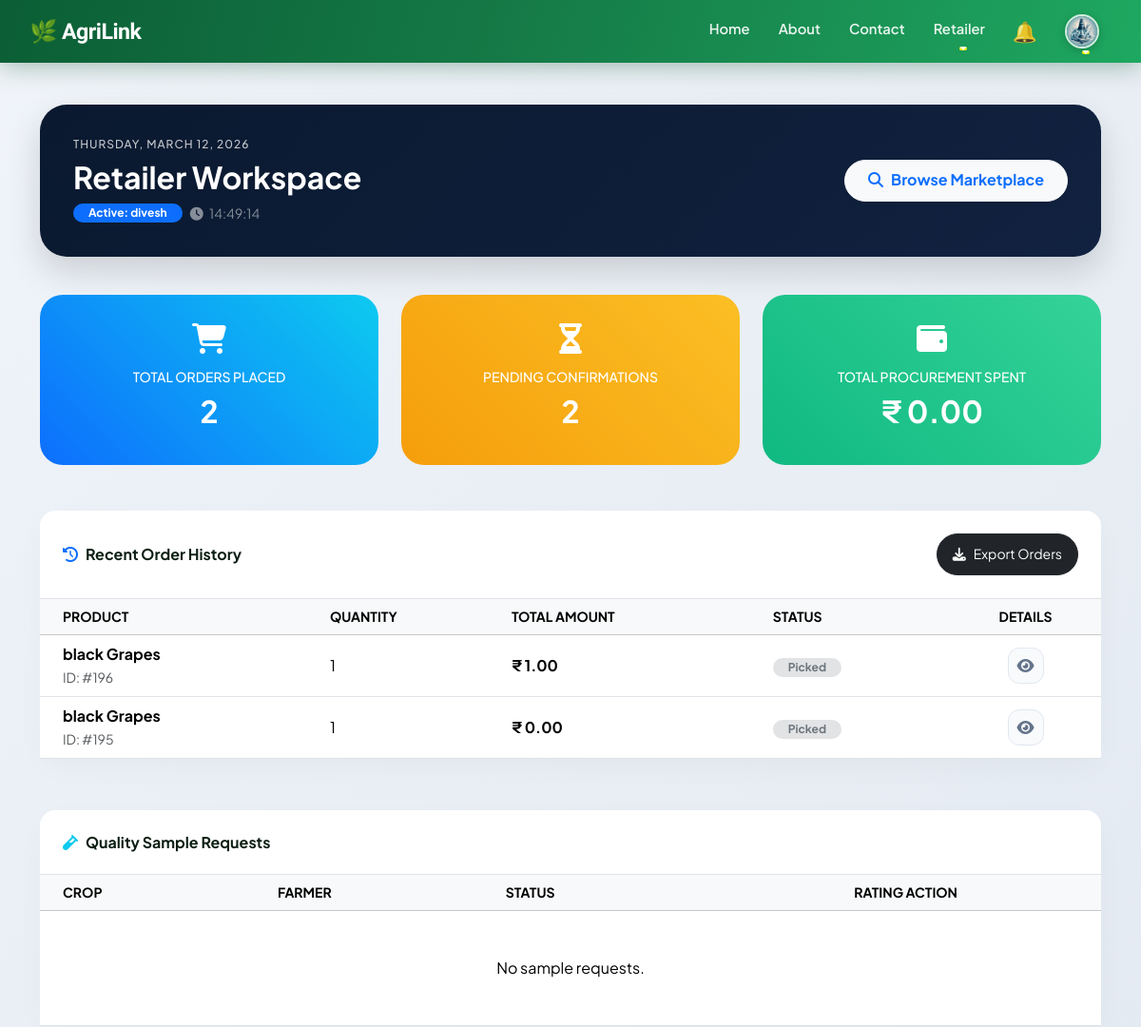
Before: /retailer_dashboard/ (signed in, upper part) with the older database file.
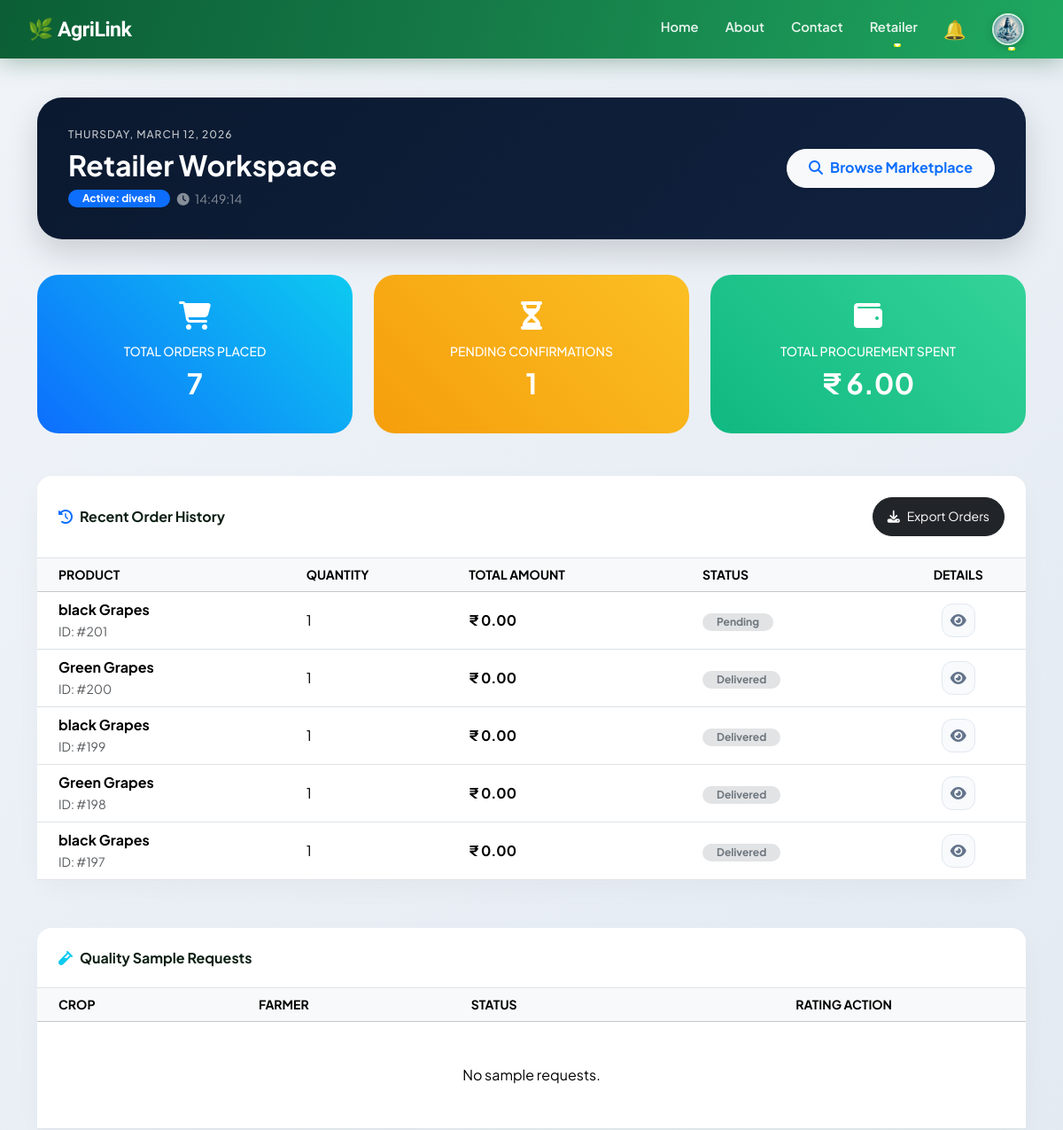
After: the same page with the newer database file.
### projectapp/models.py (models this page shows, shortened)
class Order(models.Model):
    STATUS_CHOICES = [
        ('Pending', 'Pending'),
        ('Accepted', 'Accepted'),
        ('Packed', 'Packed'),
        ('Dispatched', 'Dispatched'),
        ('Delivered', 'Delivered'),
        ('Paid', 'Paid'),
    ]
    product = models.ForeignKey('Product', on_delete=models.PROTECT, related_name='orders')
    farmer = models.ForeignKey('Farmer', on_delete=models.CASCADE, related_name='orders', default=1)
    retailer = models.ForeignKey('Retailer', on_delete=models.CASCADE, related_name='orders')
    quantity = models.IntegerField(default=1)
    order_date = models.DateTimeField(auto_now_add=True)
    status = models.CharField(max_length=30, choices=STATUS_CHOICES, default='Pending')
    address = models.TextField(blank=True, null=True)
    contact = models.CharField(max_length=20, blank=True, null=True)
    current_lat = models.FloatField(null=True, blank=True)
    current_lng = models.FloatField(null=True, blank=True)
    driver = models.ForeignKey('Driver', on_delete=models.SET_NULL, null=True, blank=True)
    total_amount = models.FloatField(default=0.0)
    farmer_paid = models.BooleanField(default=False)  # ✅ ADD THIS

class Product(models.Model):
    product = models.CharField(max_length=100)
    description = models.TextField()
    created_at = models.DateTimeField(default=timezone.now)
    price = models.FloatField()
    latitude = models.FloatField(null=True, blank=True)  # 🆕
    longitude = models.FloatField(null=True, blank=True)  # 🆕
    quantity = models.IntegerField()
    location = models.CharField(max_length=50)
    image = models.ImageField(upload_to='product_images/', blank=True, null=True)
    farmer = models.ForeignKey('Farmer', on_delete=models.CASCADE, related_name='products')

### projectapp/views.py (the view)
# urls.py: path("retailer_dashboard/", views.retailer_dashboard, name="retailer_dashboard"),
def retailer_dashboard(request):
    retailer_name = request.session.get('name')
    if not retailer_name or request.session.get('user_type') != 'retailer':
        return redirect('retailer_login')
    retailer = get_object_or_404(Retailer, name=retailer_name)
    total_orders = Order.objects.filter(retailer=retailer).count()
    completed_statuses = ['Delivered', 'Completed']
    completed_orders = Order.objects.filter(retailer=retailer, status__in=completed_statuses)
    total_spent = 0
    for order in completed_orders:
        amount_to_add = order.total_amount
        if amount_to_add is None or amount_to_add == 0:
            amount_to_add = order.quantity * order.product.price
        total_spent += amount_to_add
    pending_statuses = ['Pending', 'Paid', 'Accepted', 'Packed', 'Dispatched', 'Driver Assigned', 'Picked', 'Assigned to Driver']
    pending_orders = Order.objects.filter(retailer=retailer, status__in=pending_statuses).count()
    recent_orders = Order.objects.filter(retailer=retailer).order_by('-order_date')[:5]
    for order in recent_orders:
        order.calculated_amount = order.total_amount if order.total_amount is not None else order.quantity * order.product.price
    notifications = Notification.objects.filter(
        receiver_retailer=retailer,
        is_read=False
    ).exclude(link=None).order_by('-timestamp') # <--- ही ओळ बदलली आहे
    context = {
        'retailer': retailer,
        'total_orders': total_orders,
        'pending_orders': pending_orders,
        'total_spent': f"{total_spent:.2f}",
        'recent_orders': recent_orders,
        'notifications': notifications,
    }
    return render(request, "retailer_dashboard.html", context)

### projectapp/context_processors.py (called while the page is built)
def navbar_notifications(request):
    user_type = request.session.get('user_type')
    name = request.session.get('name')
    notes = []
    if user_type == "farmer" and name:
        notes = Notification.objects.filter(receiver_farmer__name=name, is_read=False).order_by('-timestamp')
    elif user_type == "retailer" and name:
        notes = Notification.objects.filter(receiver_retailer__name=name, is_read=False).order_by('-timestamp')
    elif user_type == "driver" and name:
        notes = Notification.objects.filter(receiver_driver__name=name, is_read=False).order_by('-timestamp')
    return {'navbar_notes': notes, 'user_type': user_type}

### projectapp/templates/retailer_dashboard.html (shortened to what the changed rows need)
{% extends 'master.html' %}
{% block body %}
<link rel="stylesheet" href="https://cdnjs.cloudflare.com/ajax/libs/font-awesome/6.4.0/css/all.min.css">
<div class="container dashboard-container">
    <div class="action-header d-flex flex-wrap justify-content-between align-items-center">
        <div>
            <h2 class="fw-bold mb-0">Retailer Workspace</h2>
        </div>
    </div>
    <div class="row g-4 mb-5 text-center">
        <div class="col-md-4">
            <div class="stat-card-main bg-orders">
                <i class="fas fa-shopping-cart fa-2x mb-3"></i>
                <h6 class="text-uppercase small">Total Orders Placed</h6>
                <h2 class="fw-bold">{{ total_orders }}</h2>
            </div>
        </div>
        <div class="col-md-4">
            <div class="stat-card-main bg-pending">
                <i class="fas fa-hourglass-half fa-2x mb-3"></i>
                <h6 class="text-uppercase small">Pending Confirmations</h6>
                <h2 class="fw-bold">{{ pending_orders }}</h2>
            </div>
        </div>
        <div class="col-md-4">
            <div class="stat-card-main bg-spent">
                <i class="fas fa-wallet fa-2x mb-3"></i>
                <h6 class="text-uppercase small">Total Procurement Spent</h6>
                <h2 class="fw-bold">₹ {{ total_spent|floatformat:2 }}</h2>
            </div>
        </div>
    </div>
    <div class="row">
        <div class="col-lg-12">
            <div class="custom-table-card">
                <div class="table-responsive">
                    <table class="table table-hover align-middle mb-0" id="ordersTable">
                        <thead class="table-light">
                            <tr class="small text-muted text-uppercase">
                                <th class="ps-4">Product</th>
                                <th>Quantity</th>
                                <th>Total Amount</th>
                                <th>Status</th>
                                <th class="text-center">Details</th>
                            </tr>
                        </thead>
                        <tbody>
                            {% for order in recent_orders %}
                            <tr>
                                <td class="ps-4">
                                    <span class="fw-bold">{{ order.product.product }}</span><br>
                                    <small class="text-muted">ID: #{{ order.id }}</small>
                                </td>
                                <td>{{ order.quantity }}</td>
                                <td class="fw-bold">₹ {{ order.calculated_amount|floatformat:2 }}</td>
                                <td><span class="badge bg-secondary-subtle text-secondary rounded-pill px-3">{{ order.status }}</span></td>
                                <td class="text-center">
                                    <button class="action-icon-btn view" onclick="showOrderDetails('{{ order.product.product }}', '{{ order.calculated_amount }}', '{{ order.status }}')">
                                        <i class="fas fa-eye"></i>
                                    </button>
                                </td>
                            </tr>
                            {% empty %}
                            <tr><td colspan="5" class="text-center py-5">No orders found.</td></tr>
                            {% endfor %}
                        </tbody>
                    </table>
                </div>
            </div>
        </div>
    </div>
    <div class="row mt-4">
        <div class="col-lg-12">
            <div class="custom-table-card">
                <div class="table-responsive">
                    <table class="table table-hover align-middle mb-0">
                        <thead class="table-light">
                            <tr class="small text-muted text-uppercase">
                                <th class="ps-4">Crop</th>
                                <th>Farmer</th>
                                <th>Status</th>
                                <th class="text-center">Rating Action</th>
                            </tr>
                        </thead>
                    </table>
                </div>
            </div>
        </div>
    </div>
</div>
{% endblock %}

Changed rows visible on the page:
no longer on this page (row edited): Order: product.product "black Grapes", id "196", quantity "1", calculated_amount "1.00", status "Picked"
no longer on this page (row edited): Order: product.product "black Grapes", id "195", quantity "1", calculated_amount "0.00", status "Picked"
added Order: product.product "black Grapes", id "201", quantity "1", calculated_amount "0.00", status "Pending"
added Order: product.product "Green Grapes", id "200", quantity "1", calculated_amount "0.00", status "Delivered"
added Order: product.product "black Grapes", id "199", quantity "1", calculated_amount "0.00", status "Delivered"
added Order: product.product "Green Grapes", id "198", quantity "1", calculated_amount "0.00", status "Delivered"
added Order: product.product "black Grapes", id "197", quantity "1", calculated_amount "0.00", status "Delivered"
Other visible differences:
{{ total_orders }}: "2" → "7"
{{ pending_orders }}: "2" → "1"
{{ total_spent|floatformat:2 }}: "0.00" → "6.00"
